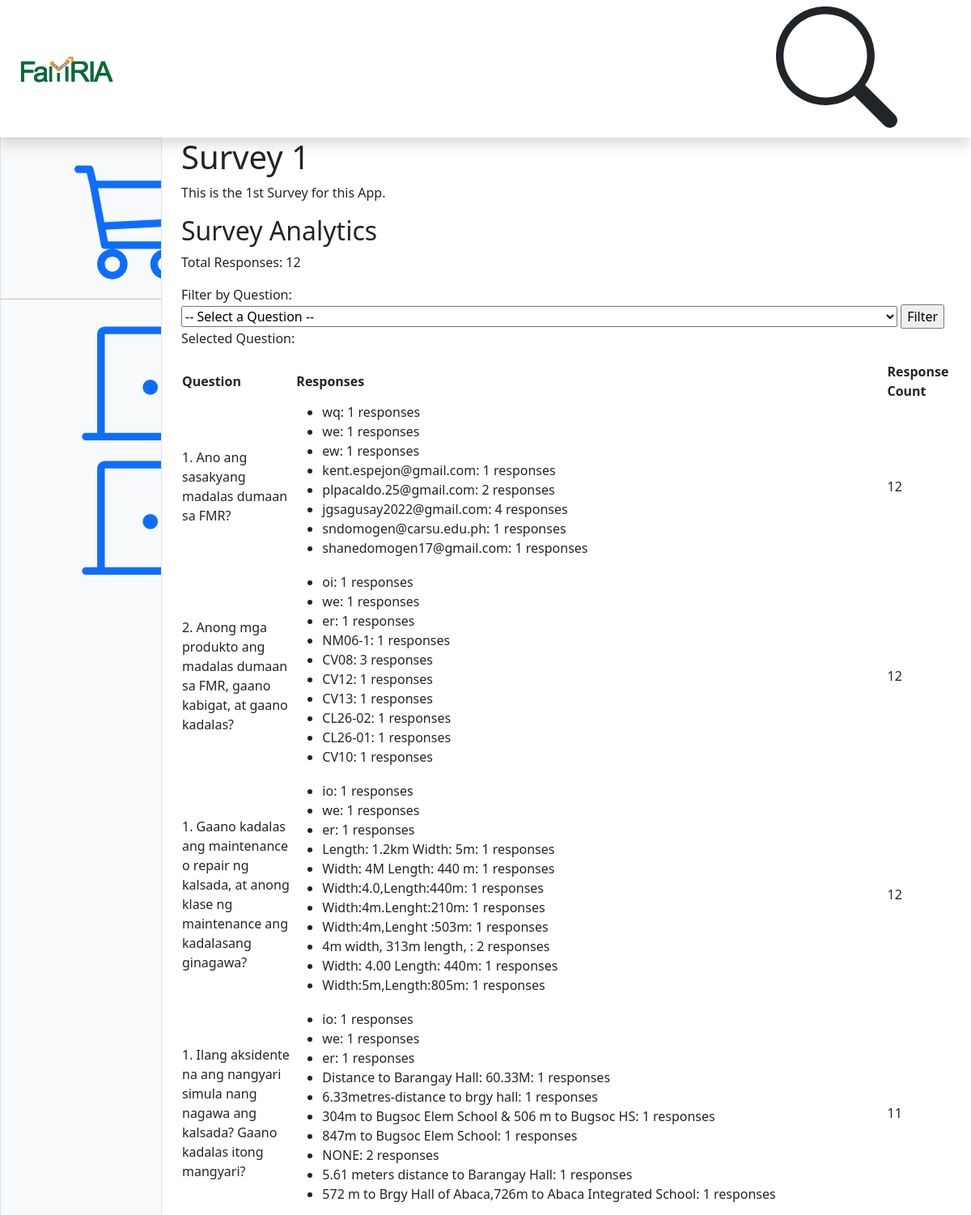
/survey/1/analytics/ (upper part), run on the app's committed database.
### survey/models.py (models this page shows, shortened)
class Survey(models.Model):
    title = models.CharField(max_length=255)
    description = models.TextField(blank=True, null=True)
    created_by = models.ForeignKey(User, on_delete=models.CASCADE, default=1)
    created_at = models.DateTimeField(auto_now_add=True)
    updated_at = models.DateTimeField(auto_now=True)
    status = models.IntegerField(_("Status"), default=0) # 1=Accepting Responses, 0 = Otherwise

class Question(MPTTModel):
    SECTOR_CHOICES = [
        ('general', 'General'),
        ('environmental', 'Environmental'),
        ('social', 'Social'),
        ('economic', 'Economic'),
        ('physical', 'Physical'),
    ]
    QUESTION_TYPES = [
        ('multiple_choice', 'Multiple Choice'),
        ('multiple_select', 'Multiple Select'),
        ('text', 'Text'),
        ('rating', 'Rating'),
    ]
    text = models.TextField()
    question_type = models.CharField(max_length=50, choices=QUESTION_TYPES, default='text')
    options = models.JSONField(blank=True, null=True)
    sector = models.CharField(max_length=50, choices=SECTOR_CHOICES)
    version = models.PositiveIntegerField(default=1)
    parent = TreeForeignKey('self', on_delete=models.CASCADE, null=True, blank=True, related_name='sub_questions')
    created_at = models.DateTimeField(auto_now_add=True)
    updated_at = models.DateTimeField(auto_now=True)
    user = models.ForeignKey(User, verbose_name=_("Created/Modified by"), on_delete=models.CASCADE, default=1)
    class MPTTMeta:
        order_insertion_by = ['text']

class Response(models.Model):
    survey_question = models.ForeignKey(SurveyQuestion, on_delete=models.CASCADE)
    respondent = models.ForeignKey(SurveyResponse, on_delete=models.CASCADE, related_name='answers', verbose_name=_("Respondent"))
    answer = models.TextField()
    submitted_at = models.DateTimeField(auto_now_add=True)
    class Meta:
        ordering = ['submitted_at']

### survey/views.py (the view)
# urls.py: path('survey/<int:survey_id>/analytics/', survey_analytics, name='survey-analytics'),  # Surevy Complete Page
def survey_analytics(request, survey_id):
    survey = get_object_or_404(Survey, id=survey_id)
    responses = SurveyResponse.objects.filter(survey=survey)
    survey_questions = SurveyQuestion.objects.filter(survey=survey)
    selected_question = request.GET.get('question')
    print(selected_question)
    if selected_question:
        responses = responses.filter(answers__survey_question__id=selected_question)
    print(responses)
    analytics_data = {
        'total_responses': responses.count(),
        'questions': []
    }
    for survey_question in survey.surveyquestion_set.all():
        question_data = {
            'question': survey_question.question.text,
            'responses': {},
            'response_count': 0
        }
        for response in responses:
            try:
                answer = Response.objects.get(survey_question=survey_question, respondent=response)
                question_data['responses'][answer.answer] = question_data['responses'].get(answer.answer, 0) + 1
                question_data['response_count'] += 1
            except Response.DoesNotExist:
                continue
        analytics_data['questions'].append(question_data)
    context = {
        'survey': survey,
        'analytics_data': analytics_data,
        'survey_questions': survey_questions,
        'selected_question': selected_question,
    }
    return render(request, 'surveys/survey_analytics.html', context)

### survey/models.py (called while the page is built)
    def __str__(self):
        return f'{self.respondent} in {self.survey.title}'

### survey/templates/surveys/survey_analytics.html (shortened to what this page needs)
{% extends "dashboard.html" %}
{% load crispy_forms_tags %}
{% block main_content %}
<h1>{{ survey.title }}</h1>
<p>{{ survey.description }}</p>
<h2>Survey Analytics</h2>
<p>Total Responses: {{ analytics_data.total_responses }}</p>
    <form method="get">
        <label for="question">Filter by Question:</label>
        <select name="question" id="question" onchange="this.form.submit()">
            <option value="">-- Select a Question --</option>
        </select>
        <input type="submit" value="Filter">
    </form>
    <p>Selected Question: {{ selected_question.text }}</p>
<table>
    <thead>
        <tr>
            <th>Question</th>
            <th>Responses</th>
            <th>Response Count</th>
        </tr>
    </thead>
    <tbody>
        {% for question in analytics_data.questions %}
        <tr>
            <td>{{ question.question }}</td>
            <td>
                <ul>
                    {% for answer, count in question.responses.items %}
                    <li>{{ answer }}: {{ count }} responses</li>
                    {% endfor %}
                </ul>
            </td>
            <td>{{ question.response_count }}</td>
        </tr>
        {% empty %}
        <tr>
            <td colspan="3">No questions available for this survey.</td>
        </tr>
        {% endfor %}
    </tbody>
</table>
{% endblock main_content %}

### data on the page
Survey: title "Survey 1", description "This is the 1st Survey for this App."
Question: question "1. Ano ang sasakyang madalas dumaan sa FMR?"
Response: responses "wq"
Response: responses "we"
Response: responses "ew"
Response: responses "kent.espejon@gmail.com"
Response: responses "plpacaldo.25@gmail.com"
Response: responses "jgsagusay2022@gmail.com"
Response: responses "sndomogen@carsu.edu.ph"
Response: responses "shanedomogen17@gmail.com"
Question: question "2. Anong mga produkto ang madalas dumaan sa FMR, gaano kabigat, at gaano kadalas?"
Response: responses "oi"
Response: responses "we"
Response: responses "er"
Response: responses "NM06-1"
Response: responses "CV08"
Response: responses "CV12"
Response: responses "CV13"
Response: responses "CL26-02"
Response: responses "CL26-01"
Response: responses "CV10"
Question: question "1. Gaano kadalas ang maintenance o repair ng kalsada, at anong klase ng maintenance ang kadalasang ginagawa?"
Response: responses "io"
Response: responses "we"
Response: responses "er"
Response: responses "Length: 1.2km Width: 5m"
Response: responses "Width: 4M Length: 440 m"
Response: responses "Width:4.0,Length:440m"
Response: responses "Width:4m.Lenght:210m"
Response: responses "Width:4m,Lenght :503m"
Response: responses "4m width, 313m length,"
Response: responses "Width: 4.00 Length: 440m"
Response: responses "Width:5m,Length:805m"
Question: question "1. Ilang aksidente na ang nangyari simula nang nagawa ang kalsada? Gaano kadalas itong mangyari?"
Response: responses "io"
Response: responses "we"
Response: responses "er"
Response: responses "Distance to Barangay Hall: 60.33M"
Response: responses "6.33metres-distance to brgy hall"
Response: responses "304m to Bugsoc Elem School & 506 m to Bugsoc HS"
Response: responses "847m to Bugsoc Elem School"
Response: responses "NONE"
Response: responses "5.61 meters distance to Barangay Hall"
Response: responses "572 m to Brgy Hall of Abaca,726m to Abaca Integrated School"

### other printed values
{{ analytics_data.total_responses }} "12"
{{ count }} "1" "1" "1" "1" "2" "4" "1" "1" "1" "1" "1" "1" "3" "1" "1" "1" "1" "1" "1" "1" "1" "1" "1" "1" "1" "1" "2" "1" "1" "1" "1" "1" "1" "1" "1" "1" "2" "1" "1"
{{ question.response_count }} "12" "12" "12" "11"
